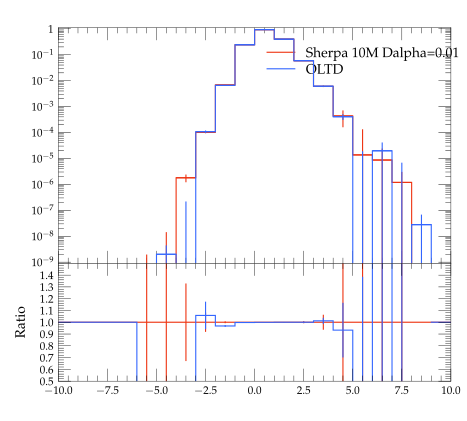

Write Python code to recreate this figure.
#! /usr/bin/env python

# This Python script was auto-generated using YODA v2.0.0.
# Analysis object: /evtb/inc_b_y
# Timestamp: 12-04-2024 (15:22:35)

import matplotlib as mpl
import matplotlib.pyplot as plt
mpl.use('Agg') # comment out for interactive use
import os
import numpy as np

plotDir = os.path.split(os.path.realpath(__file__))[0]
if 'YODA_USER_PLOT_PATH' in globals():
    plot_outdir = globals()['YODA_USER_PLOT_PATH']
else:
    plot_outdir = plotDir

#plot style
plt.style.use(os.path.join(plotDir, '../default.mplstyle'))
# plot metadata
figW, figH = plt.rcParams['figure.figsize']
ax_xLabel = r''
ax_yLabel = r''
ax_title  = r''
ax_xScale = 'linear'
ax_yScale = 'log'
xLims = (-10.0, 10.0)
yLims = (9.000000000000001e-10, 1.1)

# TeX-friendly labels for the legend
labels = [ r"Sherpa 10M Dalpha=0.01", r"OLTD" ]

# Create figure and axis objects
fig, (ax, ratio0_ax) = plt.subplots(2, 1, sharex=True,
                  figsize=(figW,figH), gridspec_kw={'height_ratios': (2, 1)})
ratio0_ax.yaxis.set_major_locator(mpl.ticker.MultipleLocator(0.1))
ratio0_ax.set_ylim(0.5, 1.4999)
ratio0_ax.set_ylabel('Ratio')

# LineColor map: curve index -> color
linecolors = {0: '#EE3311', 1: '#3366FF'}
# the numerical data is stored in a separate file
dataf = dict()
prefix = os.path.split(__file__)[0]
if prefix:    prefix = prefix + '/'
exec(open(prefix+'inc_b_y__data.py').read(), dataf)


legend_handles = [] # keep track of handles for the legend

# style options for curves
# starts at zorder>=5 to draw curve on top of legend
styles = {
  'curve0': {
    'color' : linecolors[0],
    'linestyle' : '-',
    'marker' : 'o',
    'zorder' : 5,
    'histstyle' : True,
  },
  'curve1': {
    'color' : linecolors[1],
    'linestyle' : '-',
    'marker' : 'o',
    'zorder' : 6,
    'histstyle' : True,
  },
}
# curve from input yoda files in main panel
for label in dataf['yvals'].keys():
    if all(np.isnan(v) for v in dataf['yvals'][label]):
        continue
    tmp = None
    if styles[label]['histstyle']: # draw as histogram
        tmp, = ax.plot(dataf['xedges'], dataf['yedges'][label],
                       color=styles[label]['color'],
                       linestyle=styles[label]['linestyle'],
                       drawstyle='steps-pre', solid_joinstyle='miter',
                       zorder=styles[label]['zorder'], label=label)
        ax.errorbar(dataf['xpoints'], dataf['yvals'][label], color=styles[label]['color'],
                    xerr=dataf['xerrs'], yerr=[dataf['ydowns'][label], dataf['yups'][label]],
                    linestyle='none', zorder=styles[label]['zorder'])
    else: # draw as scatter
        tmp = ax.errorbar(dataf['xpoints'], dataf['yvals'][label],
                          xerr=dataf['xerrs'],
                          yerr=[ dataf['ydowns'][label],
                          dataf['yups'][label] ],
                          fmt=styles[label]['marker'],
                          ecolor=styles[label]['color'],
                          color=styles[label]['color'], zorder=2)
        tmp[-1][0].set_linestyle(styles[label]['linestyle'])
    legend_handles += [tmp]
    for varLabel in dataf['variation_yvals'].keys():
        if varLabel.startswith(label):
            tmp, = ax.plot(dataf['xedges'], dataf['variation_yvals'][varLabel],
                           color=styles[label]['color'],
                           linestyle=styles[label]['linestyle'],
                           drawstyle='steps-pre', solid_joinstyle='miter',
                           zorder=styles[label]['zorder'], alpha=0.5)


# plots on ratio panel
# curve from input yoda files in ratio panel
for label, yvals in dataf['ratio0_yvals'].items():
    if all(np.isnan(v) for v in yvals):
        continue
    if styles[label]['histstyle']: # plot as histogram
        ratio0_ax.plot(dataf['xedges'], yvals,
                       color=styles[label]['color'],
                       linestyle=styles[label]['linestyle'],
                       drawstyle='steps-pre', zorder=1,
                       solid_joinstyle='miter')
        ratio0_ax.vlines(dataf['xpoints'],
                         dataf['ratio0_ymin'][label],
                         dataf['ratio0_ymax'][label],
                         color=styles[label]['color'], zorder=1)
    else: # plot as scatter
        tmp = ratio0_ax.errorbar(dataf['xpoints'],
                                 yvals, xerr=dataf['xerrs'],
                                 yerr=dataf['ratio0_yerrs'][label],
                                 fmt=styles[label]['marker'],
                                 ecolor=styles[label]['color'],
                                 color=styles[label]['color'])
        tmp[-1][0].set_linestyle(styles[label]['linestyle'])

    for varlabel in dataf['ratio0_variation_vals'].keys():
        if varlabel.startswith(label):
            ratio0_ax.plot(dataf['xedges'],
                            dataf['ratio0_variation_vals'][varlabel],
                            color=styles[label]['color'],
                            linestyle=styles[label]['linestyle'],
                            drawstyle='steps-pre', solid_joinstyle='miter',
                            zorder=1, alpha=0.5)

legend_pos = (0.5, 0.97)
ax.legend(legend_handles, labels, loc='upper left', bbox_to_anchor=legend_pos)

# set plot metadata as defined above
ratio0_ax.set_xlabel(ax_xLabel)
ratio0_ax.xaxis.set_label_coords(1., -.15)
ax.set_ylabel(ax_yLabel, loc='top')
ax.set_title(ax_title, loc='left')
ax.set_xscale(ax_xScale)
ax.set_yscale(ax_yScale)
ax.set_xlim(xLims)
ax.set_ylim(yLims)

# tick formatting
plt.rcParams['xtick.top'] = True
plt.rcParams['ytick.right'] = True
ax.yaxis.set_major_locator(mpl.ticker.LogLocator(base=10.0, numticks=np.inf))
ax.yaxis.set_minor_locator(mpl.ticker.LogLocator(
                           base=10.0, subs=np.arange(0.1, 1, 0.1), numticks=np.inf))
fig.align_ylabels((ax, ratio0_ax))
plt.savefig(os.path.join(plot_outdir, 'inc_b_y.pdf'), format='PDF')
plt.savefig(os.path.join(plot_outdir, 'inc_b_y.png'), format='PNG')

plt.close(fig)
